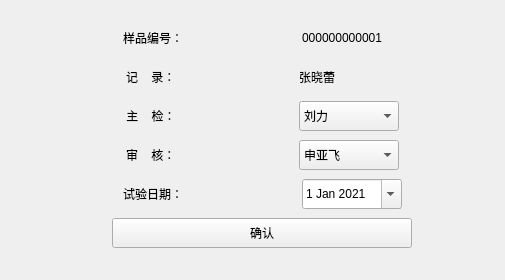
<?xml version="1.0" encoding="UTF-8"?>
<ui version="4.0">
 <class>Form</class>
 <widget class="QWidget" name="Form">
  <property name="geometry">
   <rect>
    <x>0</x>
    <y>0</y>
    <width>505</width>
    <height>280</height>
   </rect>
  </property>
  <property name="windowTitle">
   <string>Form</string>
  </property>
  <widget class="QWidget" name="layoutWidget">
   <property name="geometry">
    <rect>
     <x>10</x>
     <y>20</y>
     <width>505</width>
     <height>231</height>
    </rect>
   </property>
   <layout class="QVBoxLayout" name="verticalLayout_2">
    <item>
     <layout class="QHBoxLayout" name="horizontalLayout">
      <item>
       <spacer name="horizontalSpacer_11">
        <property name="orientation">
         <enum>Qt::Horizontal</enum>
        </property>
        <property name="sizeHint" stdset="0">
         <size>
          <width>40</width>
          <height>20</height>
         </size>
        </property>
       </spacer>
      </item>
      <item>
       <widget class="QLabel" name="SampleNumberLabel">
        <property name="maximumSize">
         <size>
          <width>200</width>
          <height>30</height>
         </size>
        </property>
        <property name="text">
         <string>样品编号：</string>
        </property>
       </widget>
      </item>
      <item>
       <spacer name="horizontalSpacer_3">
        <property name="orientation">
         <enum>Qt::Horizontal</enum>
        </property>
        <property name="sizeHint" stdset="0">
         <size>
          <width>40</width>
          <height>20</height>
         </size>
        </property>
       </spacer>
      </item>
      <item>
       <widget class="QLabel" name="SampleNumberText">
        <property name="sizePolicy">
         <sizepolicy hsizetype="Maximum" vsizetype="Maximum">
          <horstretch>0</horstretch>
          <verstretch>0</verstretch>
         </sizepolicy>
        </property>
        <property name="minimumSize">
         <size>
          <width>100</width>
          <height>30</height>
         </size>
        </property>
        <property name="maximumSize">
         <size>
          <width>200</width>
          <height>30</height>
         </size>
        </property>
        <property name="text">
         <string>000000000001</string>
        </property>
       </widget>
      </item>
      <item>
       <spacer name="horizontalSpacer_2">
        <property name="orientation">
         <enum>Qt::Horizontal</enum>
        </property>
        <property name="sizeHint" stdset="0">
         <size>
          <width>40</width>
          <height>20</height>
         </size>
        </property>
       </spacer>
      </item>
     </layout>
    </item>
    <item>
     <layout class="QHBoxLayout" name="horizontalLayout_2">
      <item>
       <spacer name="horizontalSpacer_12">
        <property name="orientation">
         <enum>Qt::Horizontal</enum>
        </property>
        <property name="sizeHint" stdset="0">
         <size>
          <width>40</width>
          <height>20</height>
         </size>
        </property>
       </spacer>
      </item>
      <item>
       <widget class="QLabel" name="TestNameLabel">
        <property name="maximumSize">
         <size>
          <width>200</width>
          <height>30</height>
         </size>
        </property>
        <property name="text">
         <string>记    录：</string>
        </property>
       </widget>
      </item>
      <item>
       <spacer name="horizontalSpacer_5">
        <property name="orientation">
         <enum>Qt::Horizontal</enum>
        </property>
        <property name="sizeHint" stdset="0">
         <size>
          <width>40</width>
          <height>20</height>
         </size>
        </property>
       </spacer>
      </item>
      <item>
       <widget class="QLabel" name="TestNameText">
        <property name="sizePolicy">
         <sizepolicy hsizetype="Maximum" vsizetype="Maximum">
          <horstretch>0</horstretch>
          <verstretch>0</verstretch>
         </sizepolicy>
        </property>
        <property name="minimumSize">
         <size>
          <width>100</width>
          <height>30</height>
         </size>
        </property>
        <property name="maximumSize">
         <size>
          <width>400</width>
          <height>30</height>
         </size>
        </property>
        <property name="text">
         <string>张晓蕾</string>
        </property>
       </widget>
      </item>
      <item>
       <spacer name="horizontalSpacer_6">
        <property name="orientation">
         <enum>Qt::Horizontal</enum>
        </property>
        <property name="sizeHint" stdset="0">
         <size>
          <width>40</width>
          <height>20</height>
         </size>
        </property>
       </spacer>
      </item>
     </layout>
    </item>
    <item>
     <layout class="QHBoxLayout" name="horizontalLayout_3">
      <item>
       <spacer name="horizontalSpacer_13">
        <property name="orientation">
         <enum>Qt::Horizontal</enum>
        </property>
        <property name="sizeHint" stdset="0">
         <size>
          <width>40</width>
          <height>20</height>
         </size>
        </property>
       </spacer>
      </item>
      <item>
       <widget class="QLabel" name="MainInspectionLabel">
        <property name="maximumSize">
         <size>
          <width>200</width>
          <height>30</height>
         </size>
        </property>
        <property name="layoutDirection">
         <enum>Qt::LeftToRight</enum>
        </property>
        <property name="text">
         <string>主    检：</string>
        </property>
        <property name="alignment">
         <set>Qt::AlignCenter</set>
        </property>
       </widget>
      </item>
      <item>
       <spacer name="horizontalSpacer">
        <property name="orientation">
         <enum>Qt::Horizontal</enum>
        </property>
        <property name="sizeHint" stdset="0">
         <size>
          <width>40</width>
          <height>20</height>
         </size>
        </property>
       </spacer>
      </item>
      <item>
       <widget class="QComboBox" name="MainInspectionText">
        <property name="minimumSize">
         <size>
          <width>100</width>
          <height>30</height>
         </size>
        </property>
        <property name="maximumSize">
         <size>
          <width>400</width>
          <height>30</height>
         </size>
        </property>
        <item>
         <property name="text">
          <string>刘力</string>
         </property>
        </item>
        <item>
         <property name="text">
          <string>张晓蕾</string>
         </property>
        </item>
        <item>
         <property name="text">
          <string>裴毓</string>
         </property>
        </item>
       </widget>
      </item>
      <item>
       <spacer name="horizontalSpacer_8">
        <property name="orientation">
         <enum>Qt::Horizontal</enum>
        </property>
        <property name="sizeHint" stdset="0">
         <size>
          <width>40</width>
          <height>20</height>
         </size>
        </property>
       </spacer>
      </item>
     </layout>
    </item>
    <item>
     <layout class="QHBoxLayout" name="horizontalLayout_4">
      <item>
       <spacer name="horizontalSpacer_14">
        <property name="orientation">
         <enum>Qt::Horizontal</enum>
        </property>
        <property name="sizeHint" stdset="0">
         <size>
          <width>40</width>
          <height>20</height>
         </size>
        </property>
       </spacer>
      </item>
      <item>
       <widget class="QLabel" name="SupervisorLabel">
        <property name="maximumSize">
         <size>
          <width>200</width>
          <height>30</height>
         </size>
        </property>
        <property name="text">
         <string>审    核：</string>
        </property>
       </widget>
      </item>
      <item>
       <spacer name="horizontalSpacer_4">
        <property name="orientation">
         <enum>Qt::Horizontal</enum>
        </property>
        <property name="sizeHint" stdset="0">
         <size>
          <width>40</width>
          <height>20</height>
         </size>
        </property>
       </spacer>
      </item>
      <item>
       <widget class="QComboBox" name="SupervisorText">
        <property name="minimumSize">
         <size>
          <width>100</width>
          <height>30</height>
         </size>
        </property>
        <property name="maximumSize">
         <size>
          <width>400</width>
          <height>30</height>
         </size>
        </property>
        <item>
         <property name="text">
          <string>申亚飞</string>
         </property>
        </item>
       </widget>
      </item>
      <item>
       <spacer name="horizontalSpacer_9">
        <property name="orientation">
         <enum>Qt::Horizontal</enum>
        </property>
        <property name="sizeHint" stdset="0">
         <size>
          <width>40</width>
          <height>20</height>
         </size>
        </property>
       </spacer>
      </item>
     </layout>
    </item>
    <item>
     <layout class="QHBoxLayout" name="horizontalLayout_5">
      <item>
       <spacer name="horizontalSpacer_15">
        <property name="orientation">
         <enum>Qt::Horizontal</enum>
        </property>
        <property name="sizeHint" stdset="0">
         <size>
          <width>40</width>
          <height>20</height>
         </size>
        </property>
       </spacer>
      </item>
      <item>
       <widget class="QLabel" name="TextDateLabel">
        <property name="maximumSize">
         <size>
          <width>200</width>
          <height>30</height>
         </size>
        </property>
        <property name="text">
         <string>试验日期：</string>
        </property>
       </widget>
      </item>
      <item>
       <spacer name="horizontalSpacer_7">
        <property name="orientation">
         <enum>Qt::Horizontal</enum>
        </property>
        <property name="sizeHint" stdset="0">
         <size>
          <width>40</width>
          <height>20</height>
         </size>
        </property>
       </spacer>
      </item>
      <item>
       <widget class="QDateEdit" name="TextDateText">
        <property name="sizePolicy">
         <sizepolicy hsizetype="Minimum" vsizetype="Minimum">
          <horstretch>0</horstretch>
          <verstretch>0</verstretch>
         </sizepolicy>
        </property>
        <property name="minimumSize">
         <size>
          <width>100</width>
          <height>30</height>
         </size>
        </property>
        <property name="maximumSize">
         <size>
          <width>100</width>
          <height>30</height>
         </size>
        </property>
        <property name="calendarPopup">
         <bool>true</bool>
        </property>
        <property name="date">
         <date>
          <year>2021</year>
          <month>1</month>
          <day>1</day>
         </date>
        </property>
       </widget>
      </item>
      <item>
       <spacer name="horizontalSpacer_10">
        <property name="orientation">
         <enum>Qt::Horizontal</enum>
        </property>
        <property name="sizeHint" stdset="0">
         <size>
          <width>40</width>
          <height>20</height>
         </size>
        </property>
       </spacer>
      </item>
     </layout>
    </item>
    <item>
     <layout class="QHBoxLayout" name="horizontalLayout_6">
      <item>
       <widget class="QPushButton" name="ConfirmButton">
        <property name="maximumSize">
         <size>
          <width>300</width>
          <height>30</height>
         </size>
        </property>
        <property name="text">
         <string>确认</string>
        </property>
       </widget>
      </item>
     </layout>
    </item>
   </layout>
  </widget>
 </widget>
 <resources/>
 <connections/>
 <slots>
  <slot>slot1()</slot>
 </slots>
</ui>
